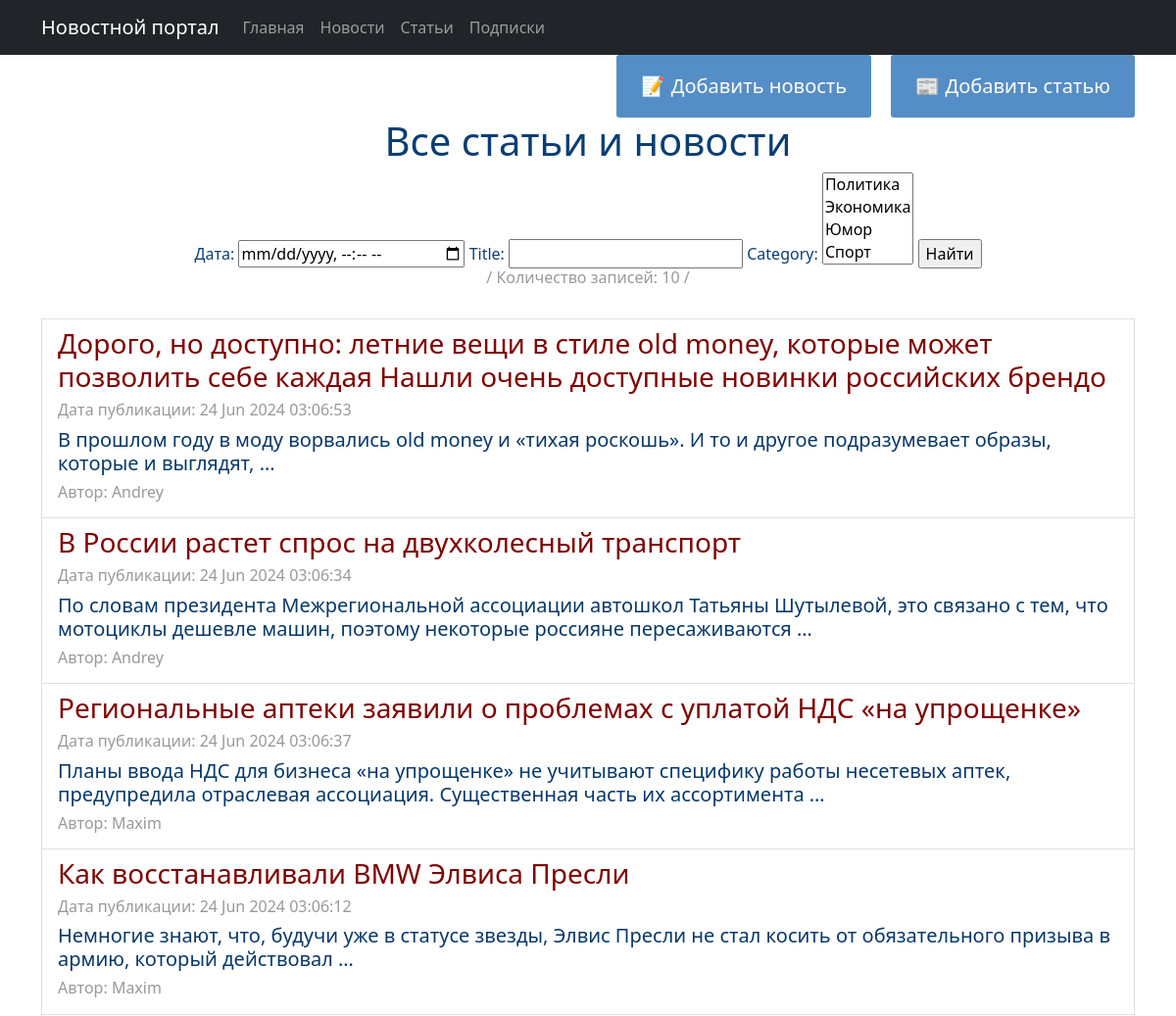
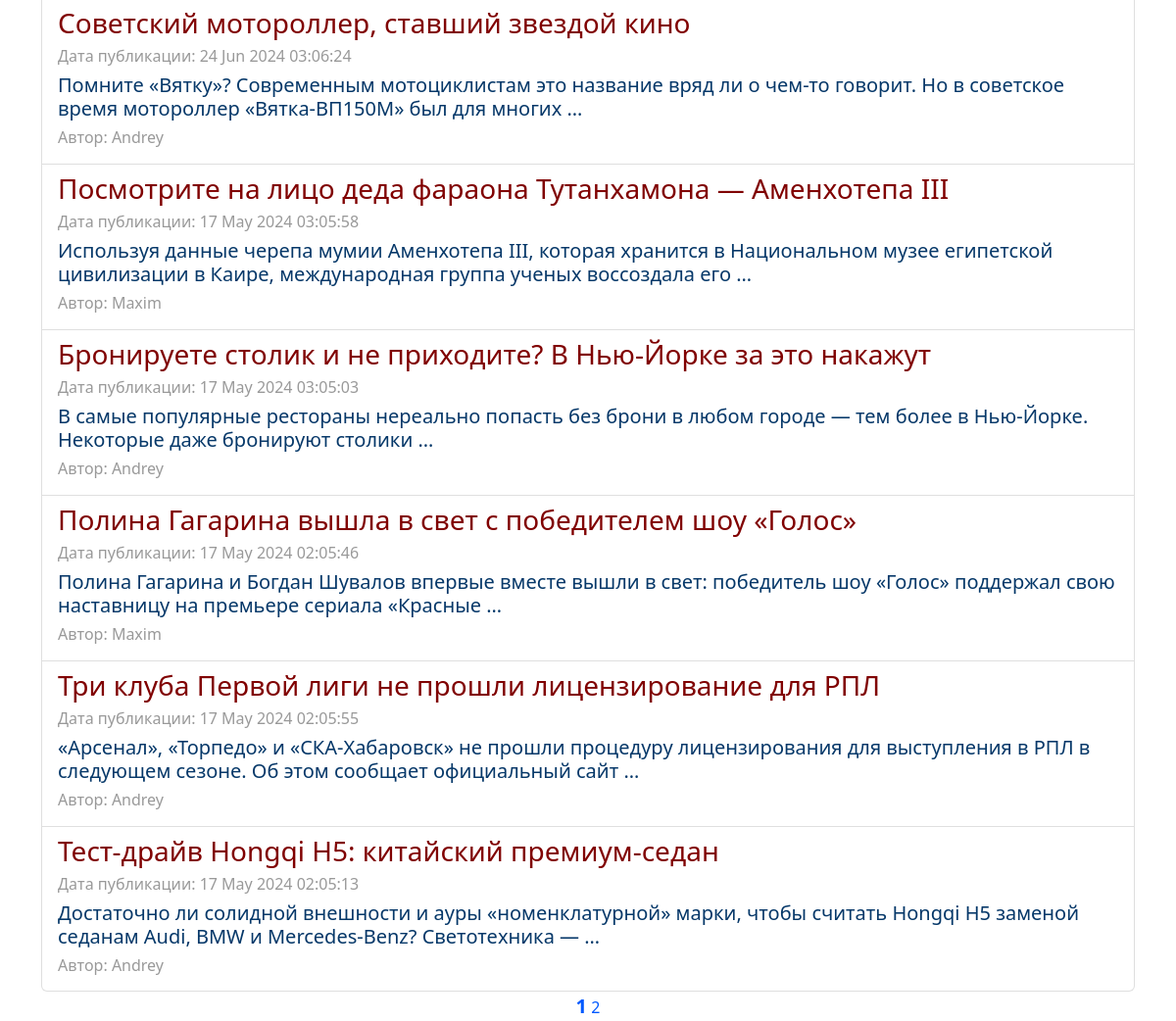
Page /main/search/ on the committed database (2 pictures, top to bottom).
### news/models.py (models this page shows, shortened)
class Category(models.Model):
    category = models.CharField(max_length=100, default='article', unique=True)
    subscribers = models.ManyToManyField(User, blank=True, null=True, related_name='categories')
    def __str__(self):
        return f'{self.category}'

class Post(models.Model):
    categor = [
        ('AR', 'Статья'),
        ('NE', 'Новость'),
    ]
    type = models.CharField(max_length=8, choices=categor, default='AR')
    user = models.ForeignKey(Author, on_delete=models.CASCADE, related_name='post')
    category = models.ManyToManyField(Category, through='PostCategory')
    date = models.DateTimeField(auto_now_add=True)
    title = models.CharField(max_length=256)
    text = models.TextField()
    rating = models.SmallIntegerField(default=0)

class Author(models.Model):
    user = models.OneToOneField(User, on_delete=models.CASCADE)
    rating = models.SmallIntegerField(default=0)

### news/views.py (the view)
# urls.py: path('main/search/', PostSearch.as_view(), name='post_search'),
class PostSearch(ListView):
    model = Post
    ordering = '-date'
    template_name = 'search.html'
    context_object_name = 'posts'
    paginate_by = 10
    def get_queryset(self):
        queryset = super().get_queryset()
        self.filterset = PostFilter(self.request.GET, queryset)
        return self.filterset.qs
    def get_context_data(self, **kwargs):
        context = super().get_context_data(**kwargs)
        context['filterset'] = self.filterset
        return context

### news/templatetags/custom_filters.py (called while the page is built)
@register.filter()
def length(value):
    return len(value)

### news/templatetags/custom_tags.py (called while the page is built)
@register.simple_tag(takes_context=True)
def url_replace(context, **kwargs):
    d = context['request'].GET.copy()
    for k, v in kwargs.items():
        d[k] = v
    return d.urlencode()

### templates/search.html (shortened to what this page needs)
{% extends 'flatpages/default.html' %}
{% load custom_filters %}
{% load custom_tags %}
{% block content %}
<div class="flex-container">
    <a href="/news/create/" class="btn">📝 Добавить новость</a>
    <a href="/articles/create/" class="btn">📰 Добавить статью</a>
</div>
<h1>Все статьи и новости</h1>
<form action="" method="get">
    {{ filterset.form.as_table }}
    <input type="submit" value="Найти"/>
</form>
<h6><span
        style="color: #999999;">/ Количество записей: {{posts|length}} /</span></h6>
{% if posts %}
<div class="list-group">
    <br>
    {% for new in posts %}
    <a href="{{ new.id }}" class="list-group-item list-group-item-action">
        <h3 style="text-align: left;"><span
                style="color: #800000;">{{ new.title }}</span></h3>
        <h6 style="text-align: left;"><span
                style="color: #999999;">Дата публикации: {{ new.date |date:'d M Y h:m:s'}}</span></h6>
        <h5 style="text-align: left;">{{ new.text | truncatewords:20 }}</h5>
        <h6 style="text-align: left;"><span
                style="color: #999999;">Автор: {{ new.user.user }}</span></h6>
    </a>
    {% endfor %}
</div>
{% else %}
<h2>Новостей нет!</h2>
{% endif %}
<a style="font-size: 20px;"><b>{{ page_obj.number }}</b></a>
{% if page_obj.has_next %}
<a href="?{% url_replace page=page_obj.next_page_number %}">{{ page_obj.next_page_number }}</a>
{% endif %}
{% endblock content %}

### templates/flatpages/default.html (style rules this page uses)
.btn { display: inline-block; background: #558DC6; color: #fff; padding: 1rem 1.5rem; text-decoration: none; border-radius: 3px; font-size: 20px; }
.flex-container { display: flex; justify-content: flex-end; align-items: flex-start; grid-template-columns: repeat(n, 1fr); gap: 10px;  }

### rows in the picture
Category: category "Политика / Экономика / Юмор / Спорт"
Post: title "Дорого, но доступно: летние вещи в стиле old money, которые может позволить себе каждая Нашли очень доступные новинки российских брендо", date "24 Jun 2024 03:06:53", text "В прошлом году в моду ворвались old money и «тихая роскошь». И то и другое подразумевает образы, которые и выглядят, …", user.user "Andrey"
Post: title "В России растет спрос на двухколесный транспорт", date "24 Jun 2024 03:06:34", text "По словам президента Межрегиональной ассоциации автошкол Татьяны Шутылевой, это связано с тем, что мотоциклы дешевле машин, поэтому некоторые россияне пересаживаются …", user.user "Andrey"
Post: title "Региональные аптеки заявили о проблемах с уплатой НДС «на упрощенке»", date "24 Jun 2024 03:06:37", text "Планы ввода НДС для бизнеса «на упрощенке» не учитывают специфику работы несетевых аптек, предупредила отраслевая ассоциация. Существенная часть их ассортимента …", user.user "Maxim"
Post: title "Как восстанавливали BMW Элвиса Пресли", date "24 Jun 2024 03:06:12", text "Немногие знают, что, будучи уже в статусе звезды, Элвис Пресли не стал косить от обязательного призыва в армию, который действовал …", user.user "Maxim"
Post: title "Советский мотороллер, ставший звездой кино", date "24 Jun 2024 03:06:24", text "Помните «Вятку»? Современным мотоциклистам это название вряд ли о чем-то говорит. Но в советское время мотороллер «Вятка-ВП150М» был для многих …", user.user "Andrey"
Post: title "Посмотрите на лицо деда фараона Тутанхамона — Аменхотепа III", date "17 May 2024 03:05:58", text "Используя данные черепа мумии Аменхотепа III, которая хранится в Национальном музее египетской цивилизации в Каире, международная группа ученых воссоздала его …", user.user "Maxim"
Post: title "Бронируете столик и не приходите? В Нью-Йорке за это накажут", date "17 May 2024 03:05:03", text "В самые популярные рестораны нереально попасть без брони в любом городе — тем более в Нью-Йорке. Некоторые даже бронируют столики …", user.user "Andrey"
Post: title "Полина Гагарина вышла в свет с победителем шоу «Голос»", date "17 May 2024 02:05:46", text "Полина Гагарина и Богдан Шувалов впервые вместе вышли в свет: победитель шоу «Голос» поддержал свою наставницу на премьере сериала «Красные …", user.user "Maxim"
Post: title "Три клуба Первой лиги не прошли лицензирование для РПЛ", date "17 May 2024 02:05:55", text "«Арсенал», «Торпедо» и «СКА-Хабаровск» не прошли процедуру лицензирования для выступления в РПЛ в следующем сезоне. Об этом сообщает официальный сайт …", user.user "Andrey"
Post: title "Тест-драйв Hongqi H5: китайский премиум-седан", date "17 May 2024 02:05:13", text "Достаточно ли солидной внешности и ауры «номенклатурной» марки, чтобы считать Hongqi H5 заменой седанам Audi, BMW и Mercedes-Benz? Светотехника — …", user.user "Andrey"

### other values in the picture
{{ posts|length }} "10"
{{ page_obj.number }} "1"
{{ page_obj.next_page_number }} "2"
